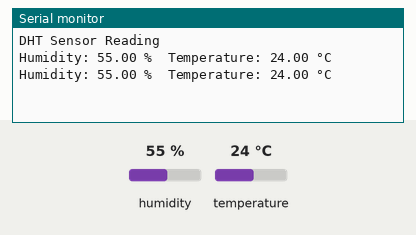
Simulated run of this program. Board: ESP8266 (NodeMCU). Shown: the last lines printed to the serial monitor. The test bench sets the inputs (shaded band); at power-on: humidity 55 %, temperature 24 °C.

Above: at 4.8 s.
4.9 s: humidity set to 22 %
At 7.3 s:
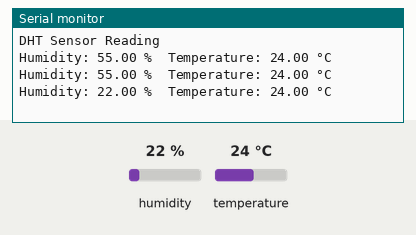
7.9 s: temperature set to 12 °C
At 8.4 s:
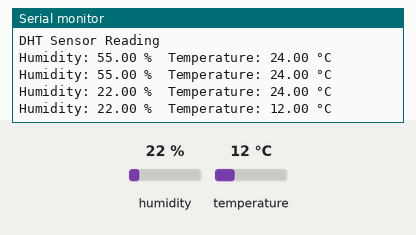
10.9 s: humidity set to 40 %
At 13.2 s:
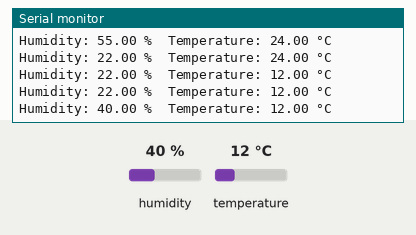
Timing chart, 0 to 14.7 s (numbered marks = the images above; inputs shaded):
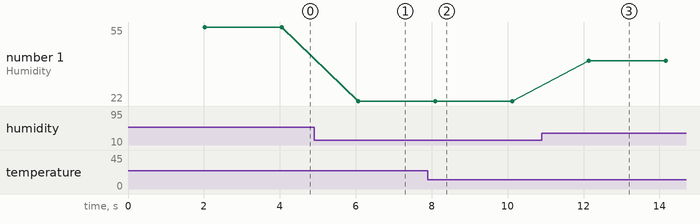

Measured:
- after the input at 4.9 s, the serial monitor: prints a new line after 1.2 s (image 1)
- after the input at 7.9 s, the serial monitor: prints a new line after 0.19 s (image 2)
- after the input at 10.9 s, the serial monitor: prints a new line after 1.2 s (image 3)
- plotted number 1: 55 → 22 after the input at 4.9 s, 22 → 40 after the input at 10.9 s

The program:

main.cpp
```cpp
#include <Arduino.h>
#include <Adafruit_Sensor.h>
#include <DHT.h>

// Define DHT sensor type and GPIO pin
#define DHTTYPE DHT11  // Change to DHT22 if using DHT22
#define DHTPIN D4  	// GPIO pin connected to the DHT sensor

// Initialize DHT sensor
DHT dht(DHTPIN, DHTTYPE);

void setup() {
  // Start serial communication
  Serial.begin(115200);
  Serial.println("DHT Sensor Reading");

  // Initialize the DHT sensor
  dht.begin();
}

void loop() {
  // Wait a few seconds between measurements
  delay(2000);

  // Reading temperature or humidity takes about 250 milliseconds
  // Sensor readings may also be up to 2 seconds 'old' (its a very slow sensor)
  float humidity = dht.readHumidity();
  float temperature = dht.readTemperature(); // Temperature in Celsius
  // float temperatureF = dht.readTemperature(true); // Temperature in Fahrenheit

  // Check if any reads failed and exit early (to try again)
  if (isnan(humidity) || isnan(temperature)) {
	Serial.println("Failed to read from DHT sensor!");
	return;
  }

  // Print results to the Serial Monitor
  Serial.print("Humidity: ");
  Serial.print(humidity);
  Serial.print(" %\t");
  Serial.print("Temperature: ");
  Serial.print(temperature);
  Serial.println(" °C");
  // Serial.print(temperatureF);
  // Serial.println(" °F");
}
```
